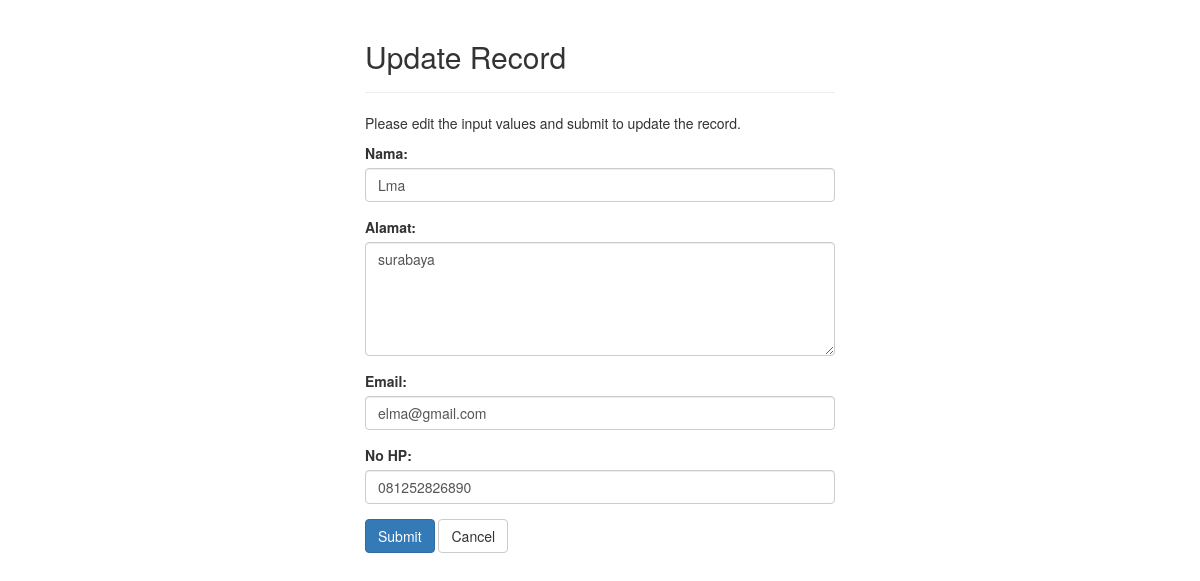
/php/src/update.php?id_karyawan=6, run on the app's committed database.
### tables this page shows
CREATE TABLE `karyawan` (
  `id_karyawan` int(11) NOT NULL,
  `nama` varchar(50) NOT NULL,
  `alamat` varchar(100) NOT NULL,
  `email` varchar(50) NOT NULL,
  `no_hp` varchar(12) NOT NULL
);

### php/src/update.php (the view, shortened to what this page needs)
<!DOCTYPE html>
<html lang="en">
<head>
    <link rel="stylesheet" href="https://maxcdn.bootstrapcdn.com/bootstrap/3.3.7/css/bootstrap.css">
</head>
<body>
    <div class="wrapper">
        <div class="container-fluid">
            <div class="row">
                <div class="col-md-12">
                    <div class="page-header">
                        <h2>Update Record</h2>
                    </div>
                    <p>Please edit the input values and submit to update the record.</p>
                    	<?php
				include "koneksi.php";
				function input($data) {
					$data = trim($data);
					$data = stripslashes($data);
					$data = htmlspecialchars($data);
					return $data;
				}
				if (isset($_GET['id_karyawan'])) {
					$id_karyawan=input($_GET["id_karyawan"]);
					$sql="select * from karyawan where id_karyawan=$id_karyawan";
					$hasil=mysqli_query($con,$sql);
					$data = mysqli_fetch_assoc($hasil);
				}
			?>
		    <form action="<?php echo htmlspecialchars(basename($_SERVER['REQUEST_URI'])); ?>" method="post">
                        <div class="form-group">
				<label>Nama:</label>
				<input type="text" name="nama" class="form-control" value="<?php echo $data['nama']; ?>" placeholder="Masukan Nama" required/>
			</div>
			<div class="form-group">
				<label>Alamat:</label>
				<textarea name="alamat" class="form-control" rows="5" placeholder="Masukan Alamat" required><?php echo $data['alamat']; ?></textarea>
			</div>
			<div class="form-group">
				<label>Email:</label>
				<input type="email" name="email" class="form-control" value="<?php echo $data['email']; ?>" placeholder="Masukan Email" required/>
			</div>
			<div class="form-group">
				<label>No HP:</label>
				<input type="text" name="no_hp" class="form-control" value="<?php echo $data['no_hp']; ?>" placeholder="Masukan No HP" required/>
			</div>
                        <input type="submit" class="btn btn-primary" value="Submit">
                        <a href="index.php" class="btn btn-default">Cancel</a>
                    </form>
                </div>
            </div>
        </div>
    </div>
</body>
</html>

### php/src/update.php (style rules this page uses)
.wrapper { width: 500px; margin: 0 auto; }

### data on the page
karyawan: nama "Lma", alamat "surabaya", email "elma@gmail.com", no_hp "081252826890"
